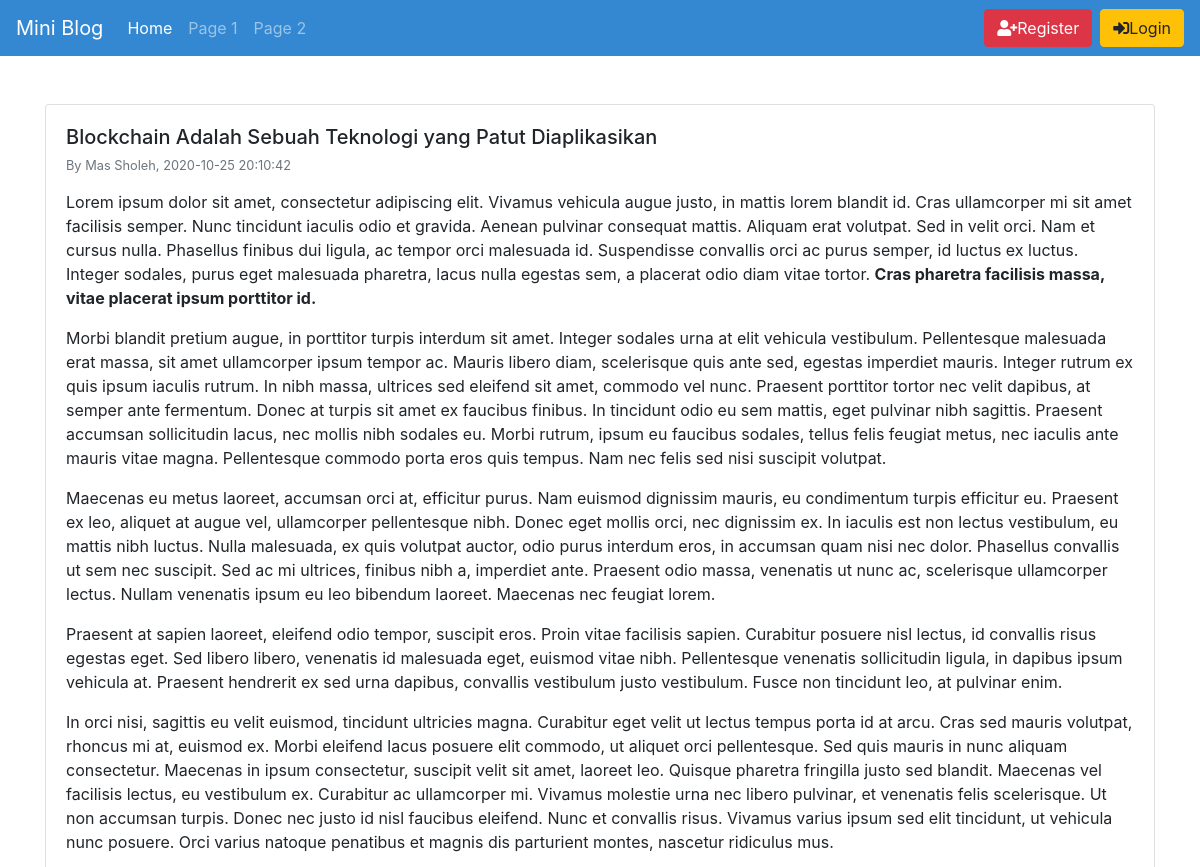
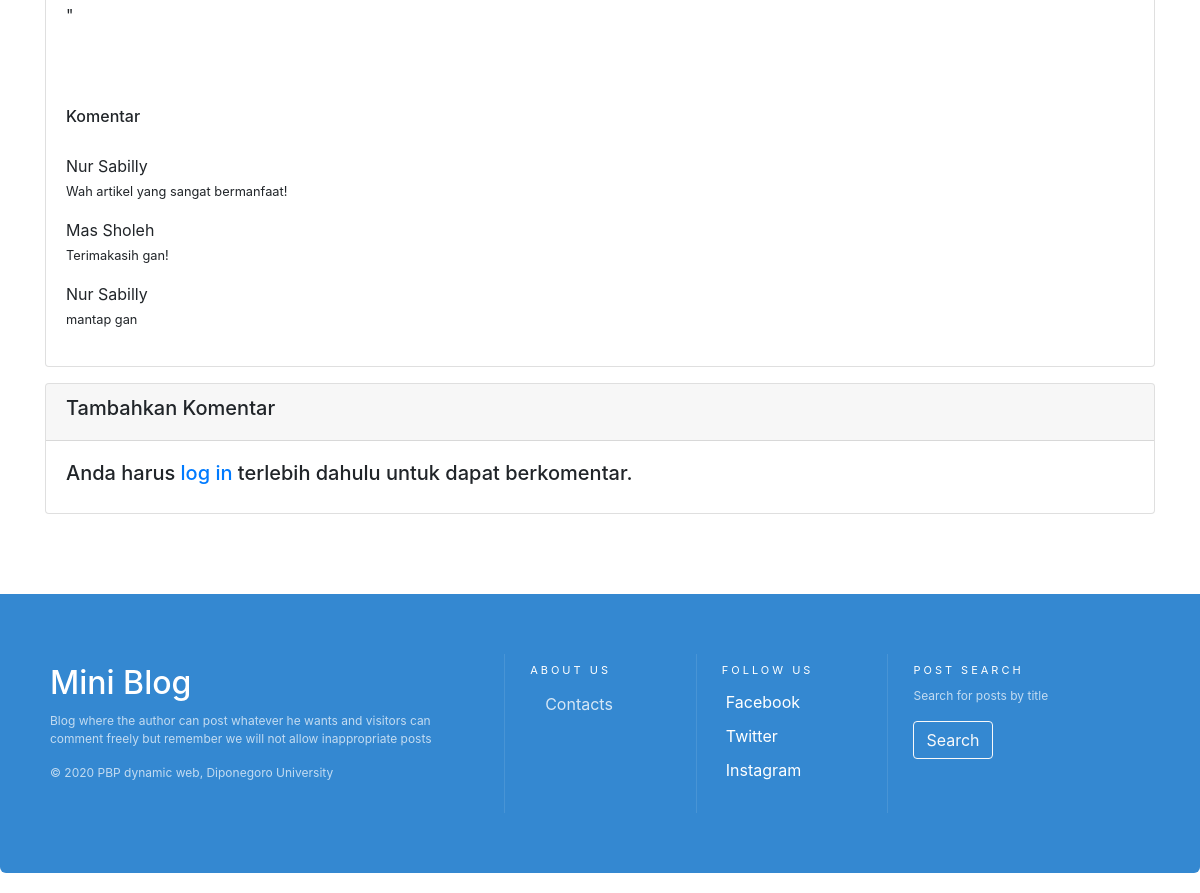
Page /singlepost.php?idpost=10 on the committed database (2 pictures, top to bottom).
### tables this page shows
CREATE TABLE `post` (
  `idpost` int(11) NOT NULL,
  `judul` varchar(255) NOT NULL,
  `idkategori` int(11) NOT NULL,
  `isipost` text NOT NULL,
  `file_gambar` varchar(255) DEFAULT NULL,
  `tgl_insert` datetime NOT NULL DEFAULT current_timestamp(),
  `tgl_update` datetime DEFAULT current_timestamp(),
  `idpenulis` int(11) NOT NULL
);

CREATE TABLE `penulis` (
  `idpenulis` int(11) NOT NULL,
  `nama` varchar(50) NOT NULL,
  `password` varchar(255) NOT NULL,
  `alamat` varchar(255) NOT NULL,
  `kota` varchar(30) NOT NULL,
  `email` varchar(50) NOT NULL,
  `no_telp` varchar(12) NOT NULL
);

CREATE TABLE `komentar` (
  `idkomentar` int(11) NOT NULL,
  `idpost` int(11) NOT NULL,
  `idpenulis` int(11) NOT NULL,
  `isi` text NOT NULL,
  `tgl_update` datetime DEFAULT current_timestamp()
);

### singlepost.php (the view, shortened to what this page needs)
<?php
require_once 'functions/db_login.php';
?>
<link rel="stylesheet" href="assets/css/style.css">
</head>
<?php if (isset($_SESSION['penulis'])) { ?>
    <ul class="nav navbar-nav ml-auto">
        <li class="nav-item">
            <a href="author/dashboard.php" class="btn btn-success" role="button"><span class="fas fa-user"></span>Dashboard</a>
        </li>
        <li class="nav-item">
            <a href="logout.php" class="btn btn-danger" style="margin-left: .5em" role="button"><span class="fas fa-sign-in-alt"></span>Logout</a>
        </li>
    </ul>
    </div>
    </nav>
<?php } else { ?>
    <ul class="nav navbar-nav ml-auto">
        <li class="nav-item">
            <a href="register.php" class="btn btn-danger" role="button"><span class="fas fa-user-plus"></span>Register</a>
        </li>
        <li class="nav-item">
            <a href="login.php" class="btn btn-warning" style="margin-left: .5em" role="button"><span class="fas fa-sign-in-alt"></span>Login</a>
        </li>
    </ul>
    </div>
    </nav>
<?php } ?>
<div class="container">
    <?php
    $idpost = $_GET["idpost"];
    $post = mysqli_fetch_assoc(mysqli_query($conn, "SELECT * FROM post WHERE idpost=$idpost"));
    ?>
    <br><br>
    <div class="card">
        <div class="card-body">
            <h5 class="card-title"><?= $post["judul"] ?></h5>
            <?php $idpenulis = $post["idpenulis"];
            $penulis = mysqli_fetch_assoc(mysqli_query($conn, "SELECT nama FROM penulis WHERE idpenulis=$idpenulis"));
            $namapenulis = $penulis["nama"] ?>
            <h6 class="card-subtitle mb-2 text-muted"><small>By <?= $namapenulis ?>, <?= $post["tgl_insert"] ?><br></small></h6>
            <p class="card-text"><?php echo $post["isipost"] ?><br><br></p>
            <h6 class="card-text">Komentar<br><br></h6>
            <?php
            $comment = mysqli_query($conn, "SELECT * FROM komentar WHERE idpost=$idpost");
            while ($row = mysqli_fetch_assoc($comment)) :
                $idpekomen = $row['idpenulis'];
                $penulis = mysqli_fetch_assoc(mysqli_query($conn, "SELECT nama FROM penulis WHERE idpenulis=$idpekomen"));
            ?>
                <div class="row">
                    <div class="col">
                        <h7 class="card-text"><?= $penulis["nama"] ?></h7>
                    </div>
                </div>
                <div class="row mb-3">
                    <div class="col">
                        <p class="card-text"><small><?= $row["isi"] ?></small></p>
                    </div>
                </div>
            <?php endwhile; ?>
        </div>
    </div>
    <div class="row mt-3">
        <div class="col">
            <div class="card">
                <div class="card-header">
                    <h5 class="h5">Tambahkan Komentar</h5>
                </div>
                <div class="card-body">
                    <?php if (isset($_SESSION['penulis'])) : ?>
                        <form action="" method="post">
                            <div class="form-group">
                                <label for="isiKomentar">Komentar</label>
                                <textarea name="isiKomentar" class="form-control" id="isiKomentar" rows="3"></textarea>
                            </div>
                            <button type="submit" name="komentar" class="btn btn-primary">Komentari</button>
                        </form>
                    <?php else : ?>
                        <h5 class="h5 justify-content-center">Anda harus <a href="login.php">log in</a> terlebih dahulu untuk dapat berkomentar.</h5>
                    <?php endif; ?>
                </div>
            </div>
        </div>
    </div>
</div>

### assets/css/style.css (style rules this page uses)
.footer-bs { background-color: #3c3d41; padding: 60px 40px; color: rgba(255,255,255,1.00); margin-bottom: 20px; border-bottom-right-radius: 6px; border-top-left-radius: 0px; border-bottom-left-radius: 6px; }
.footer-bs .footer-brand, .footer-bs .footer-nav, .footer-bs .footer-social, .footer-bs .footer-ns { padding:10px 25px; }
.footer-bs .footer-nav, .footer-bs .footer-social, .footer-bs .footer-ns { border-color: transparent; }
.footer-bs .footer-brand h2 { margin:0px 0px 10px; }
.footer-bs .footer-brand p { font-size:12px; color:rgba(255,255,255,0.70); }
.footer-bs .footer-nav h4 { font-size: 11px; text-transform: uppercase; letter-spacing: 3px; margin-bottom:10px; }
.footer-bs .footer-nav ul.list { list-style:none; padding:0px; }
.footer-bs .footer-nav ul.list li { padding:5px 0px; }
.footer-bs .footer-nav ul.list a { color:rgba(255,255,255,0.80); }
.footer-bs .footer-social ul { list-style:none; padding:0px; }
.footer-bs .footer-social h4 { font-size: 11px; text-transform: uppercase; letter-spacing: 3px; }
.footer-bs .footer-social li { padding:5px 4px; }
.footer-bs .footer-social a { color:rgba(255,255,255,1.00); }
.footer-bs .footer-ns h4 { font-size: 11px; text-transform: uppercase; letter-spacing: 3px; margin-bottom:10px; }
.footer-bs .footer-ns p { font-size:12px; color:rgba(255,255,255,0.70); }
@media (min-width: 768px) { .footer-bs .footer-nav, .footer-bs .footer-social, .footer-bs .footer-ns { border-left:solid 1px rgba(255,255,255,0.10); } }
h4 { letter-spacing: -1px; font-weight: 400 }

### rows in the picture
post: judul "Blockchain Adalah Sebuah Teknologi yang Patut Diaplikasikan", tgl_insert "2020-10-25 20:10:42", isipost "Lorem ipsum dolor sit amet, consectetur adipiscing elit. Vivamus vehicula augue justo, in mattis lorem blandit id. Cras ullamcorper mi sit amet facilisis semper. Nunc tincidunt iaculis odio et gravida. Aenean pulvinar consequat mattis. Aliquam erat volutpat. Sed in velit orci. Nam et cursus nulla. Phasellus finibus dui ligula, ac tempor orci malesuada id. Suspendisse convallis orci ac purus semper, id luctus ex luctus. Integer sodales, purus eget malesuada pharetra, lacus nulla egestas sem, a placerat odio diam vitae tortor. Cras pharetra facilisis massa, vitae placerat ipsum porttitor id. Morbi blandit pretium augue, in porttitor turpis interdum sit amet. Integer sodales urna at elit…"
penulis: nama "Mas Sholeh"
komentar: idpenulis.nama "Nur Sabilly", isi "Wah artikel yang sangat bermanfaat!"
komentar: idpenulis.nama "Mas Sholeh", isi "Terimakasih gan!"
komentar: idpenulis.nama "Nur Sabilly", isi "mantap gan"
